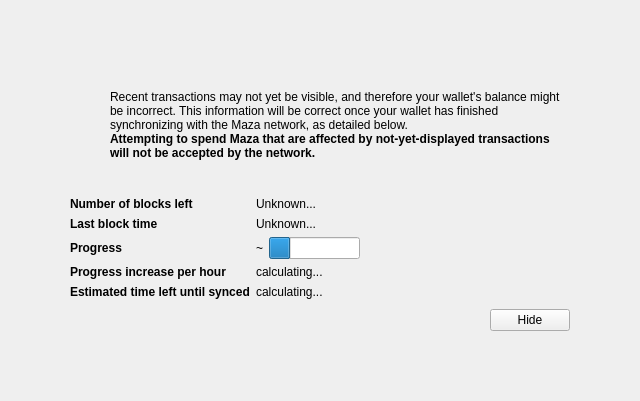
<?xml version="1.0" encoding="UTF-8"?>
<ui version="4.0">
 <class>ModalOverlay</class>
 <widget class="ModalOverlay" name="ModalOverlay">
  <property name="geometry">
   <rect>
    <x>0</x>
    <y>0</y>
    <width>640</width>
    <height>401</height>
   </rect>
  </property>
  <property name="windowTitle">
   <string>Form</string>
  </property>
  <layout class="QVBoxLayout" name="verticalLayout" stretch="0">
   <property name="sizeConstraint">
    <enum>QLayout::SetDefaultConstraint</enum>
   </property>
   <property name="leftMargin">
    <number>0</number>
   </property>
   <property name="topMargin">
    <number>0</number>
   </property>
   <property name="rightMargin">
    <number>0</number>
   </property>
   <property name="bottomMargin">
    <number>0</number>
   </property>
   <item>
    <widget class="QWidget" name="bgWidget" native="true">
     <property name="styleSheet">
      <string notr="true"/>
     </property>
     <layout class="QVBoxLayout" name="verticalLayoutMain" stretch="0">
      <property name="leftMargin">
       <number>60</number>
      </property>
      <property name="topMargin">
       <number>60</number>
      </property>
      <property name="rightMargin">
       <number>60</number>
      </property>
      <property name="bottomMargin">
       <number>60</number>
      </property>
      <item>
       <widget class="QWidget" name="contentWidget" native="true">
        <property name="styleSheet">
         <string notr="true"/>
        </property>
        <layout class="QVBoxLayout" name="verticalLayoutSub" stretch="1,0,0,0,0">
         <property name="spacing">
          <number>0</number>
         </property>
         <property name="leftMargin">
          <number>10</number>
         </property>
         <property name="topMargin">
          <number>10</number>
         </property>
         <property name="rightMargin">
          <number>10</number>
         </property>
         <property name="bottomMargin">
          <number>10</number>
         </property>
         <item>
          <layout class="QHBoxLayout" name="horizontalLayoutIconText" stretch="0,1">
           <property name="topMargin">
            <number>20</number>
           </property>
           <item>
            <layout class="QVBoxLayout" name="verticalLayoutIcon">
             <property name="leftMargin">
              <number>0</number>
             </property>
             <item>
              <widget class="QPushButton" name="warningIcon">
               <property name="enabled">
                <bool>false</bool>
               </property>
               <property name="text">
                <string/>
               </property>
               <property name="icon">
                <iconset>
                 <normaloff>:/icons/warning</normaloff>
                 <disabledoff>:/icons/warning</disabledoff>:/icons/warning</iconset>
               </property>
               <property name="iconSize">
                <size>
                 <width>48</width>
                 <height>48</height>
                </size>
               </property>
               <property name="flat">
                <bool>true</bool>
               </property>
              </widget>
             </item>
             <item>
              <spacer name="verticalSpacerWarningIcon">
               <property name="orientation">
                <enum>Qt::Vertical</enum>
               </property>
               <property name="sizeHint" stdset="0">
                <size>
                 <width>20</width>
                 <height>40</height>
                </size>
               </property>
              </spacer>
             </item>
            </layout>
           </item>
           <item>
            <layout class="QVBoxLayout" name="verticalLayoutInfoText">
             <property name="leftMargin">
              <number>0</number>
             </property>
             <property name="topMargin">
              <number>0</number>
             </property>
             <item>
              <widget class="QLabel" name="infoText">
               <property name="text">
                <string>Recent transactions may not yet be visible, and therefore your wallet's balance might be incorrect. This information will be correct once your wallet has finished synchronizing with the Maza network, as detailed below.</string>
               </property>
               <property name="textFormat">
                <enum>Qt::RichText</enum>
               </property>
               <property name="wordWrap">
                <bool>true</bool>
               </property>
              </widget>
             </item>
             <item>
              <widget class="QLabel" name="infoTextStrong">
               <property name="font">
                <font>
                 <weight>75</weight>
                 <bold>true</bold>
                </font>
               </property>
               <property name="text">
                <string>Attempting to spend Maza that are affected by not-yet-displayed transactions will not be accepted by the network.</string>
               </property>
               <property name="textFormat">
                <enum>Qt::RichText</enum>
               </property>
               <property name="wordWrap">
                <bool>true</bool>
               </property>
              </widget>
             </item>
             <item>
              <spacer name="verticalSpacerInTextSpace">
               <property name="orientation">
                <enum>Qt::Vertical</enum>
               </property>
               <property name="sizeHint" stdset="0">
                <size>
                 <width>20</width>
                 <height>40</height>
                </size>
               </property>
              </spacer>
             </item>
            </layout>
           </item>
          </layout>
         </item>
         <item>
          <spacer name="verticalSpacerAfterText">
           <property name="orientation">
            <enum>Qt::Vertical</enum>
           </property>
           <property name="sizeHint" stdset="0">
            <size>
             <width>20</width>
             <height>40</height>
            </size>
           </property>
          </spacer>
         </item>
         <item>
          <layout class="QFormLayout" name="formLayout">
           <property name="fieldGrowthPolicy">
            <enum>QFormLayout::FieldsStayAtSizeHint</enum>
           </property>
           <property name="horizontalSpacing">
            <number>6</number>
           </property>
           <property name="verticalSpacing">
            <number>6</number>
           </property>
           <property name="topMargin">
            <number>10</number>
           </property>
           <item row="0" column="0">
            <widget class="QLabel" name="labelNumberOfBlocksLeft">
             <property name="font">
              <font>
               <weight>75</weight>
               <bold>true</bold>
              </font>
             </property>
             <property name="text">
              <string>Number of blocks left</string>
             </property>
            </widget>
           </item>
           <item row="0" column="1">
            <widget class="QLabel" name="numberOfBlocksLeft">
             <property name="text">
              <string>Unknown...</string>
             </property>
            </widget>
           </item>
           <item row="1" column="0">
            <widget class="QLabel" name="labelLastBlockTime">
             <property name="font">
              <font>
               <weight>75</weight>
               <bold>true</bold>
              </font>
             </property>
             <property name="text">
              <string>Last block time</string>
             </property>
            </widget>
           </item>
           <item row="1" column="1">
            <widget class="QLabel" name="newestBlockDate">
             <property name="sizePolicy">
              <sizepolicy hsizetype="Maximum" vsizetype="Preferred">
               <horstretch>0</horstretch>
               <verstretch>0</verstretch>
              </sizepolicy>
             </property>
             <property name="text">
              <string>Unknown...</string>
             </property>
            </widget>
           </item>
           <item row="2" column="0">
            <widget class="QLabel" name="labelSyncDone">
             <property name="font">
              <font>
               <weight>75</weight>
               <bold>true</bold>
              </font>
             </property>
             <property name="text">
              <string>Progress</string>
             </property>
            </widget>
           </item>
           <item row="2" column="1">
            <layout class="QHBoxLayout" name="horizontalLayoutSync" stretch="0,1">
             <item>
              <widget class="QLabel" name="percentageProgress">
               <property name="text">
                <string notr="true">~</string>
               </property>
              </widget>
             </item>
             <item>
              <widget class="QProgressBar" name="progressBar">
               <property name="value">
                <number>24</number>
               </property>
               <property name="format">
                <string/>
               </property>
              </widget>
             </item>
            </layout>
           </item>
           <item row="4" column="0">
            <widget class="QLabel" name="labelProgressIncrease">
             <property name="font">
              <font>
               <weight>75</weight>
               <bold>true</bold>
              </font>
             </property>
             <property name="text">
              <string>Progress increase per hour</string>
             </property>
            </widget>
           </item>
           <item row="4" column="1">
            <widget class="QLabel" name="progressIncreasePerH">
             <property name="text">
              <string>calculating...</string>
             </property>
            </widget>
           </item>
           <item row="5" column="0">
            <widget class="QLabel" name="labelEstimatedTimeLeft">
             <property name="font">
              <font>
               <weight>75</weight>
               <bold>true</bold>
              </font>
             </property>
             <property name="text">
              <string>Estimated time left until synced</string>
             </property>
            </widget>
           </item>
           <item row="5" column="1">
            <widget class="QLabel" name="expectedTimeLeft">
             <property name="text">
              <string>calculating...</string>
             </property>
            </widget>
           </item>
          </layout>
         </item>
         <item>
          <layout class="QHBoxLayout" name="horizontalLayoutButtons">
           <property name="leftMargin">
            <number>10</number>
           </property>
           <property name="topMargin">
            <number>10</number>
           </property>
           <item>
            <spacer name="horizontalSpacer">
             <property name="orientation">
              <enum>Qt::Horizontal</enum>
             </property>
             <property name="sizeHint" stdset="0">
              <size>
               <width>40</width>
               <height>20</height>
              </size>
             </property>
            </spacer>
           </item>
           <item>
            <widget class="QPushButton" name="closeButton">
             <property name="text">
              <string>Hide</string>
             </property>
            </widget>
           </item>
          </layout>
         </item>
         <item>
          <layout class="QVBoxLayout" name="verticalLayout_2">
           <item>
            <spacer name="verticalSpacer">
             <property name="orientation">
              <enum>Qt::Vertical</enum>
             </property>
             <property name="sizeHint" stdset="0">
              <size>
               <width>20</width>
               <height>40</height>
              </size>
             </property>
            </spacer>
           </item>
          </layout>
         </item>
        </layout>
       </widget>
      </item>
     </layout>
    </widget>
   </item>
  </layout>
 </widget>
 <customwidgets>
  <customwidget>
   <class>ModalOverlay</class>
   <extends>QWidget</extends>
   <header>modaloverlay.h</header>
   <container>1</container>
  </customwidget>
 </customwidgets>
 <resources/>
 <connections/>
</ui>
